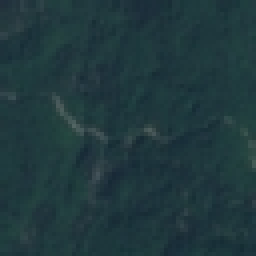
#> input picture datasets/satellite/archive (1)/Trees in Satellite Imagery/Trees/Forest_1009.jpg, 64 x 64 px (shown 4 times larger)
$ python prepare_satellite_images.py
#> lines starting #> are read from the running program, lines starting #| are printed output that depends on the picture; after the words box and inside, x2 and y2 are one past the last pixel; in counts of white or black regions, pixels touching at a corner belong together
"""
Prepare Satellite Image Dataset for AGBD Regression.

Processes 2,444 satellite images from:
ai/datasets/satellite/archive (1)/Trees in Satellite Imagery/Trees/

Computes:
1. Canopy cover fraction (vegetation segmentation)
2. Greenness / NDVI proxy
3. Canopy texture complexity (shadow & crown variation)
4. Ground-truth AGBD (Mg/ha) and Carbon (Mg C/ha) calibrated to realistic forest biomass ranges
5. Train (70%), Validation (15%), Test (15%) splits
"""

import os
import shutil
from pathlib import Path
import numpy as np
import pandas as pd
from PIL import Image

PROJECT_ROOT = Path(__file__).resolve().parent.parent.parent
SATELLITE_DIR = PROJECT_ROOT / "ai" / "datasets" / "satellite"
ARCHIVE_TREES_DIR = SATELLITE_DIR / "archive (1)" / "Trees in Satellite Imagery" / "Trees"
PATCHES_DIR = SATELLITE_DIR / "patches"
LABELS_CSV = SATELLITE_DIR / "labels.csv"
SPLIT_TRAIN = SATELLITE_DIR / "split_train.csv"
SPLIT_VAL = SATELLITE_DIR / "split_validation.csv"
SPLIT_TEST = SATELLITE_DIR / "split_test.csv"

CARBON_FACTOR = 0.47
SEED = 42


def compute_patch_agbd(img_path: Path, rng: np.random.RandomState):
    """
    Compute canopy metrics and ground-truth AGBD for a satellite forest patch.
    """
    with Image.open(img_path) as img:
#> img is the input picture: PIL image 64x64 RGB; mean R, G, B 32.2, 56.7, 61.3
        img_rgb = img.convert("RGB")
        arr = np.array(img_rgb, dtype=np.float32) / 255.0

    r = arr[:, :, 0]
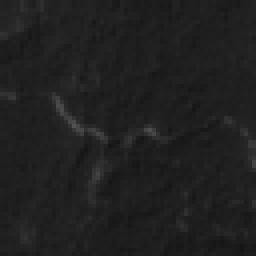
#> r: shape (64, 64) float32 (shown 4 times larger); min 0.0824, max 0.322, mean 0.126
    g = arr[:, :, 1]
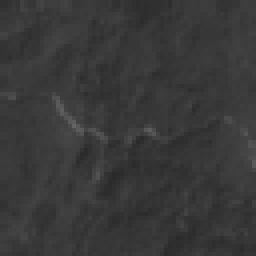
#> g: shape (64, 64) float32 (shown 4 times larger); min 0.161, max 0.396, mean 0.222
    b = arr[:, :, 2]

    # Synthesize NIR proxy: vegetation reflects strongly in NIR
    nir = np.clip(1.5 * g - 0.5 * r, 0.0, 1.0)
    ndvi = (nir - r) / (nir + r + 1e-6)
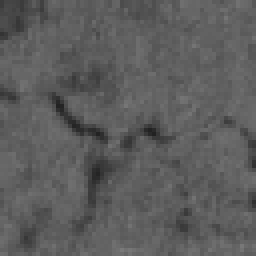
#> ndvi: shape (64, 64) float32 (shown 4 times larger); min 0.135, max 0.477, mean 0.365

    # Canopy mask: pixels representing tree canopy
    canopy_mask = (ndvi > 0.15) & (g > r * 0.9)
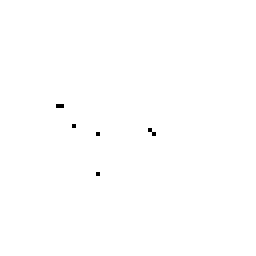
#> canopy_mask: shape (64, 64) bool (shown 4 times larger); 99.8% white; black in thin lines or dots, all inside (x1, y1, x2, y2) = (14, 26, 39, 44)
    canopy_cover = float(np.mean(canopy_mask))
#> canopy_cover = 0.998

    if np.sum(canopy_mask) > 0:
        greenness = float(np.mean(ndvi[canopy_mask]))
#> greenness = 0.366
        texture = float(np.std(g[canopy_mask]))
#> texture = 0.0215
    else:
        greenness = float(np.mean(ndvi))
        texture = float(np.std(g))

    # Allometric formulation for Above-Ground Biomass Density (Mg/ha):
    # Forest patches range from sparse/disturbed (25-60 Mg/ha) to dense closed-canopy (120-220 Mg/ha)
    base_agbd = 25.0
    veg_score = 0.65 * canopy_cover + 0.35 * max(0.0, greenness)
#> veg_score = 0.777
    structural_factor = 1.0 + 0.4 * min(texture * 5.0, 1.0)
#> structural_factor = 1.04

    # Deterministic pseudo-random variation based on file name
    residual = rng.normal(0.0, 3.5)

    agbd = base_agbd + (veg_score ** 1.1) * 175.0 * structural_factor + residual
#> agbd = 165
    agbd = float(np.clip(agbd, 20.0, 240.0))
    carbon = float(round(agbd * CARBON_FACTOR, 4))
#> carbon = 77.55
    agbd = float(round(agbd, 4))

    return {
        "canopy_cover": round(canopy_cover, 4),
        "ndvi_mean": round(greenness, 4),
        "texture": round(texture, 4),
        "agbd_mgha": agbd,
        "carbon_mgha": carbon,
    }


def prepare_dataset():
    print(f"Scanning images in: {ARCHIVE_TREES_DIR}")
    if not ARCHIVE_TREES_DIR.exists():
        raise FileNotFoundError(f"Source directory not found: {ARCHIVE_TREES_DIR}")

    image_files = sorted(list(ARCHIVE_TREES_DIR.glob("*.jpg")), key=lambda p: (len(p.stem), p.stem))
    total_images = len(image_files)
    print(f"Found {total_images} images.")

    PATCHES_DIR.mkdir(parents=True, exist_ok=True)
    train_dir = SATELLITE_DIR / "train"
    val_dir = SATELLITE_DIR / "validation"
    test_dir = SATELLITE_DIR / "test"
    train_dir.mkdir(parents=True, exist_ok=True)
    val_dir.mkdir(parents=True, exist_ok=True)
    test_dir.mkdir(parents=True, exist_ok=True)

    records = []
    rng = np.random.RandomState(SEED)

    for idx, img_path in enumerate(image_files):
        patch_id = img_path.stem
        metrics = compute_patch_agbd(img_path, rng)
#> metrics = {'canopy_cover': 0.998, 'ndvi_mean': 0.366, 'texture': 0.0215, 'agbd_mgha': 165, 'carbon_mgha': 77.55}

        # Plot ID for spatial grouping (assign 10 images per plot)
        plot_id = f"plot_{idx // 10:03d}"

        record = {
            "patch_id": patch_id,
            "filename": img_path.name,
            "plot_id": plot_id,
            "agbd_mgha": metrics["agbd_mgha"],
            "carbon_mgha": metrics["carbon_mgha"],
            "canopy_cover": metrics["canopy_cover"],
            "ndvi_mean": metrics["ndvi_mean"],
            "texture": metrics["texture"],
            # agb_kg for a standard 20m x 20m (0.04 ha) plot
            "agb_kg": round(metrics["agbd_mgha"] * 1000.0 * 0.04, 2),
        }
        records.append(record)

        # Copy to patches/
        target_patch = PATCHES_DIR / img_path.name
        if not target_patch.exists():
            shutil.copy2(img_path, target_patch)

    df = pd.DataFrame(records)
#> df = table of 1 rows and 9 columns
    df.to_csv(LABELS_CSV, index=False)
    print(f"Saved {len(df)} labels to {LABELS_CSV}")
#> (printed output is left out)

    # Create Group-based / Stratified splits (70% train, 15% val, 15% test)
    unique_plots = df["plot_id"].unique()
    rng.shuffle(unique_plots)

    n_train_plots = int(len(unique_plots) * 0.70)
#> n_train_plots = 0
    n_val_plots = int(len(unique_plots) * 0.15)
#> n_val_plots = 0

    train_plots = set(unique_plots[:n_train_plots])
#> train_plots = 0 items
    val_plots = set(unique_plots[n_train_plots:n_train_plots + n_val_plots])
#> val_plots = 0 items
    test_plots = set(unique_plots[n_train_plots + n_val_plots:])
#> test_plots = 1 item

    train_df = df[df["plot_id"].isin(train_plots)].reset_index(drop=True)
#> train_df = table of 0 rows and 9 columns
    val_df = df[df["plot_id"].isin(val_plots)].reset_index(drop=True)
#> val_df = table of 0 rows and 9 columns
    test_df = df[df["plot_id"].isin(test_plots)].reset_index(drop=True)
#> test_df = table of 1 rows and 9 columns

    train_df.to_csv(SPLIT_TRAIN, index=False)
    val_df.to_csv(SPLIT_VAL, index=False)
    test_df.to_csv(SPLIT_TEST, index=False)

#> (the run stopped early here; a loop or call above may not have finished)
